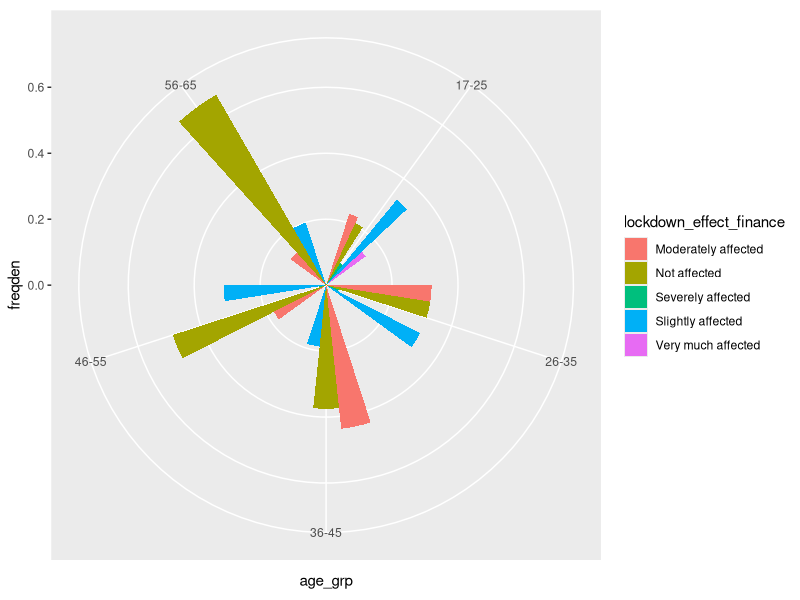
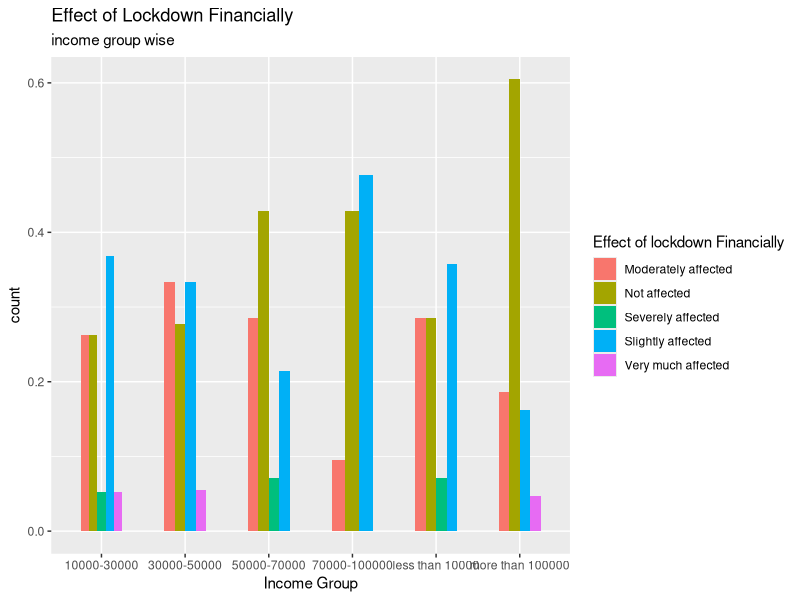
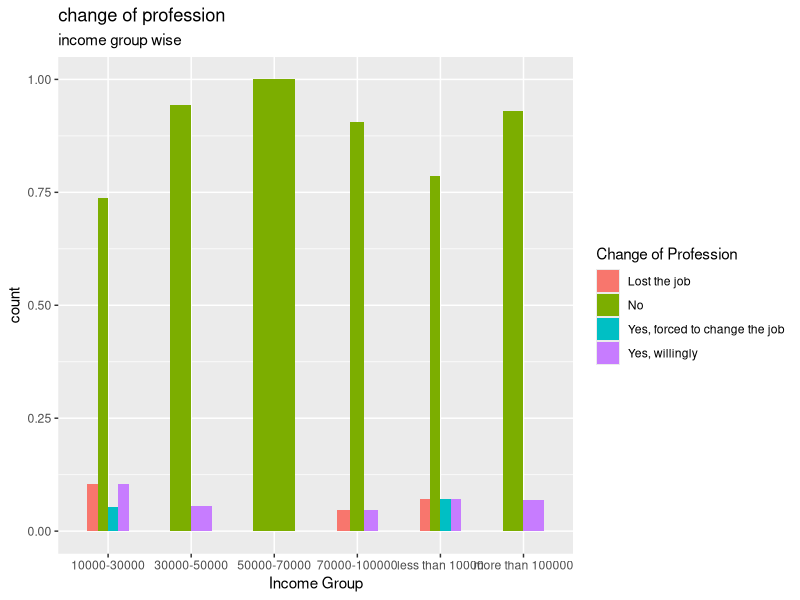
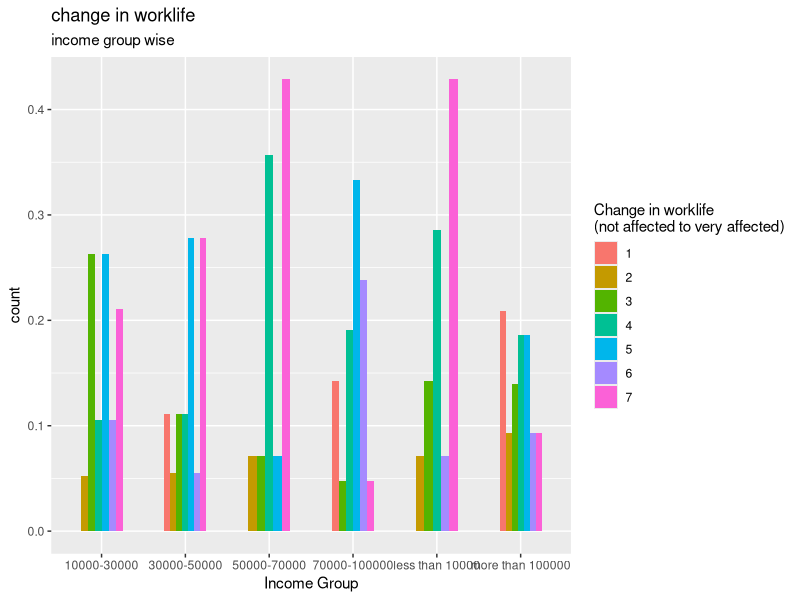
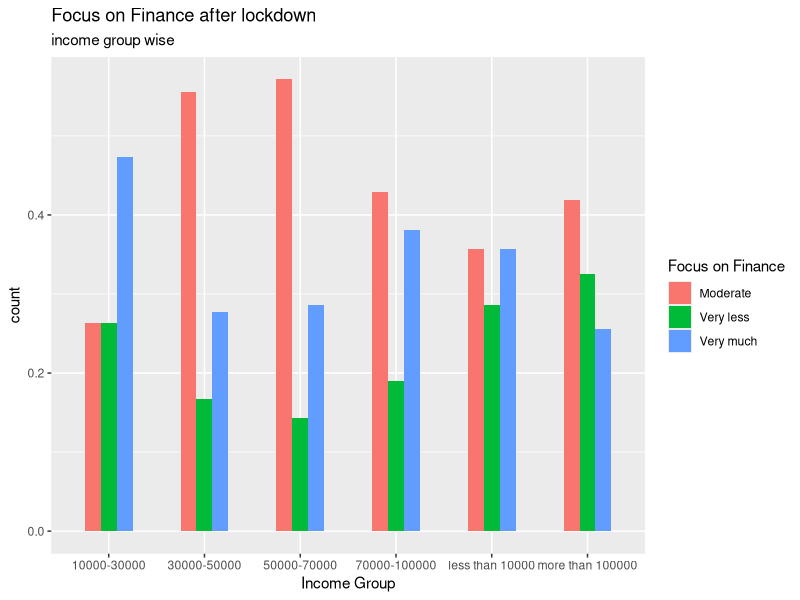
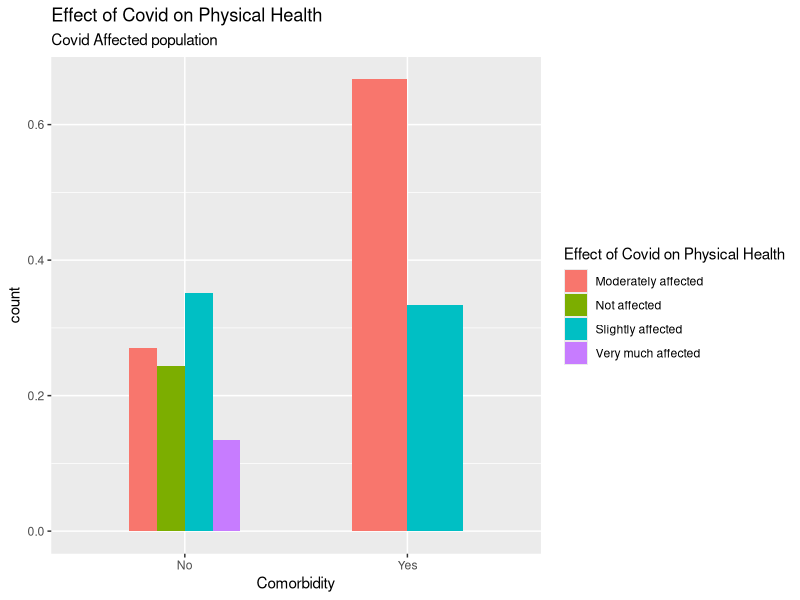
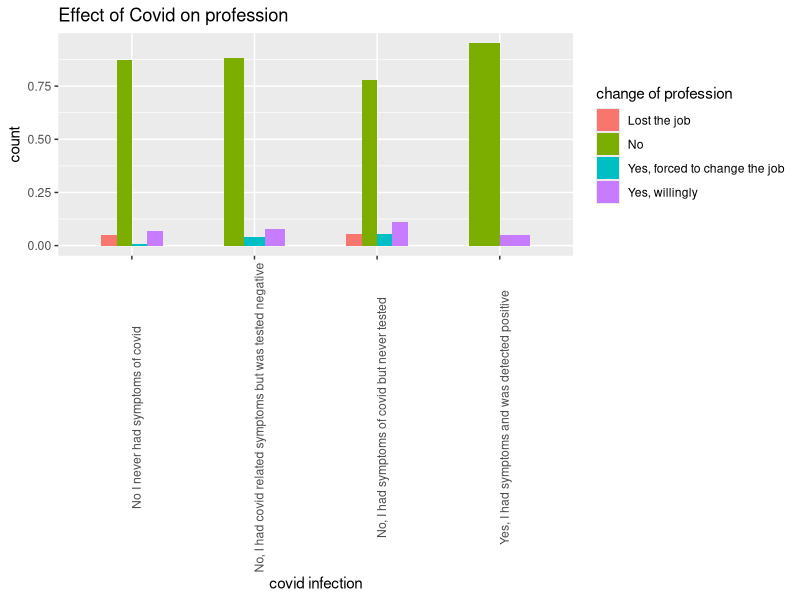

The R source for these figures, in order: (Note: this script raises an error after producing the figures.)
library(dplyr)
library(stringr)
library(ggplot2)

df1 <- read.csv("data2.csv",as.is = c(1:5),na.strings = '')


df2 <- df1[-1]
glimpse(df2)
summary(df2)
head(df2)
apply(df2,2,table)

vec1 <- c("age","gender","location","profession","income_per_month","covid_affected","vaccinated_no_of_doses",
          "lockdown_effect_finance","lockdown_effect_physically","lockdown_effect_mentally",
          "comorbidity","exercise_freq","view_on_exercise","traveling_freq_work",
          "traveling_freq_emergency","traveling_freq_vacation","covid_precautions",
          "covid_effect_on_work","profession_change","focus_on_physical_health",
          "focus_on_mental_health","focus_on_finance")
ncol(df2)
colnames(df2) <- vec1
glimpse(df2)
df2$age <- as.integer(df2$age)
table(df2$age)


df3 <- df2%>%
  mutate_at(c(3,4),tolower)
glimpse(df3)
mapply(levels,df3)



levels(df3$vaccinated_no_of_doses) <- c(0,2,1)

table(df3$location)
table(df3$profession)
glimpse(df3)
table(df3$covid_affected)
df3$covid_affected1 = df3$covid_affected
levels(df3$covid_affected1) <- c(0,0,NA,1)
df3$covid_affected1


df3$profession1 <- df3$profession

table(df3$profession1)


summary(df3$age)
df3$profession1[which(str_detect(df3$profession1,c("student|nursing|studying")))] = "student"
df3$profession1[which(str_detect(df3$profession1,c("home|house|retired|retd|graduate|no")))] = "unemployed"
df3$profession1[which(str_detect(df3$profession1,c("student|unemployed"),negate = T))] = "employed" 
table(df3$profession1)

df3 <- df3[complete.cases(df3$age),]

age_gr1 <- 17:25
age_gr2 <- 26:35
age_gr3 <- 36:45
age_gr4 <- 46:55
age_gr5 <- 56:65

group_div <- function(x){
  if(x %in% age_gr1){
    paste0("17-25")
  }else if(x %in% age_gr2){
    paste0("26-35")
  }else if(x %in% age_gr3){
    paste0("36-45")
  }else if(x %in% age_gr4){
    paste0("46-55")
  }else if(is.na(x)){
    print(NA)
  }else{
    "56-65"
  }    
}
df3$age_grp <- sapply(df3$age,group_div)





##################Q1
#age-wise effect of lockdown financially

age_count <- df3 %>% 
  group_by(age_grp) %>% 
  summarise(count= n())

age_count

df_age <- df3 %>% 
  group_by(age_grp,lockdown_effect_finance) %>% 
  summarise(count = n())
df_age

tab <- data.frame(table(df_age$age_grp))
tab

df_age$total <- rep(age_count$count,times=tab$Freq)
df_age$freqden <- df_age$count/df_age$total
names(df3)
df3$lockdown_effect_finance


ggplot(data=df_age ,aes(x= age_grp,y= freqden ,fill= lockdown_effect_finance ))+
  geom_bar(position="dodge",stat="identity",width =0.5)+coord_polar()
labs(y="Count",x="Age group",title="Effect of Lockdown Financially",
     fill= "Effect of lockdown Financially", subtitle = "Age wise")


#####################################
#Income group wise effect of lock down financially

df_fin1 <- subset(df3,profession1 != "student",select = c("income_per_month","lockdown_effect_finance"))

igrp_count <- df_fin1 %>% 
  group_by(income_per_month) %>% 
  summarise(count= n())


df_fin <- df_fin1 %>% 
  group_by(income_per_month,lockdown_effect_finance) %>% 
  summarise(count = n())

tab2 <- data.frame(table(df_fin$income_per_month))


df_fin$total <- rep(igrp_count$count,times=tab2$Freq)
df_fin$freqden <- df_fin$count/df_fin$total

ggplot(data=df_fin ,aes(x= income_per_month,y= freqden ,fill= lockdown_effect_finance ))+
  geom_bar(position="dodge",stat="identity",width =0.5)+
  labs(y="count",x="Income Group",title="Effect of Lockdown Financially",
       fill= "Effect of lockdown Financially", subtitle = "income group wise")


#####################################################
#Change of profession in every income group


df_fin2 <- subset(df3,profession1 != "student",select = c("income_per_month","profession_change"))

igrp_count <- df_fin2 %>% 
  group_by(income_per_month) %>% 
  summarise(count= n())


df_fina <- df_fin2 %>% 
  group_by(income_per_month,profession_change) %>% 
  summarise(count = n())

tab2 <- data.frame(table(df_fina$income_per_month))


df_fina$total <- rep(igrp_count$count,times=tab2$Freq)
df_fina$freqden <- df_fina$count/df_fina$total

ggplot(data=df_fina ,aes(x= income_per_month,y= freqden ,fill= profession_change ))+
  geom_bar(position="dodge",stat="identity",width =0.5)+
  labs(y="count",x="Income Group",title="change of profession",
       fill= "Change of Profession", subtitle = "income group wise")
          
          
          
  
##############################################################
#change in work life in different age groups


df_fin3 <- subset(df3,profession1 != "student",select = c("income_per_month","covid_effect_on_work"))

igrp_count <- df_fin3 %>% 
  group_by(income_per_month) %>% 
  summarise(count= n())


df_finan <- df_fin3 %>% 
  group_by(income_per_month,covid_effect_on_work) %>% 
  summarise(count = n())

tab2 <- data.frame(table(df_finan$income_per_month))

df_finan$total <- rep(igrp_count$count,times=tab2$Freq)
df_finan$freqden <- df_finan$count/df_finan$total

ggplot(data=df_finan ,aes(x= income_per_month,y= freqden ,fill= as.factor(covid_effect_on_work) ))+
  geom_bar(position="dodge",stat="identity",width =0.5)+
  labs(y="count",x="Income Group",title="change in worklife",
       fill= "Change in worklife\n(not affected to very affected)", subtitle = "income group wise")

###########################################################
#focus of people in different income groups after lockdown


df_fin4 <- subset(df3,profession1 != "student",select = c("income_per_month","focus_on_finance"))

igrp_count <- df_fin4 %>% 
  group_by(income_per_month) %>% 
  summarise(count= n())

df_fin_focus <- df_fin4 %>% 
  group_by(income_per_month,focus_on_finance) %>% 
  summarise(count = n())

tab2 <- data.frame(table(df_fin_focus$income_per_month))


df_fin_focus$total <- rep(igrp_count$count,times=tab2$Freq)
df_fin_focus$freqden <- df_fin_focus$count/df_fin_focus$total

ggplot(data=df_fin_focus ,aes(x= income_per_month,y= freqden ,fill= focus_on_finance ))+
  geom_bar(position="dodge",stat="identity",width =0.5)+
  labs(y="count",x="Income Group",title="Focus on Finance after lockdown",
       fill= "Focus on Finance", subtitle = "income group wise")


############################################################
#people who has co morbidity how their physical health is affected

                

df_covid <- subset(df3,covid_affected1 == 1 , select = c(comorbidity,lockdown_effect_physically))
df_covid <- df_covid[complete.cases(df_covid),]


comorb_count <- df_covid %>% 
  group_by(comorbidity) %>% 
  summarise(count= n())

df_covid1 <- df_covid %>% 
  group_by(comorbidity,lockdown_effect_physically) %>% 
  summarise(count = n())

tab2 <- data.frame(table(df_covid1$comorbidity))

df_covid1$total <- rep(comorb_count$count,times = c(4,2))
df_covid1$freqden <- df_covid1$count/df_covid1$total

ggplot(data=df_covid1 ,aes(x= comorbidity,y= freqden ,fill= lockdown_effect_physically ))+
  geom_bar(position="dodge",stat="identity",width =0.5)+
  labs(y="count",x="Comorbidity",title="Effect of Covid on Physical Health",
       fill= "Effect of Covid on Physical Health", subtitle = "Covid Affected population")          
          

##################################################################
#people infected with covid vs change of profession

df_covidp <- subset(df3,select = c("covid_affected","profession_change"))
df_covidp <- df_covidp[complete.cases(df_covidp),]


infected_count <- df_covidp %>% 
  group_by(covid_affected) %>% 
  summarise(count= n())


df_covid2 <- df_covidp %>% 
  group_by(covid_affected,profession_change) %>% 
  summarise(count = n())


tab2 <- data.frame(table(df_covid2$covid_affected))

df_covid2$total <- rep(infected_count$count,times = tab2$Freq)
df_covid2$freqden <- df_covid2$count/df_covid2$total


ggplot(data=df_covid2 ,aes(x= covid_affected,y= freqden ,fill= profession_change ))+
  geom_bar(position="dodge",stat="identity",width =0.5)+
  labs(y="count",x="covid infection",title="Effect of Covid on profession",
       fill= "change of profession")+
  theme(axis.text.x = element_text(angle = 90))

          
###############################################################################

##Lockdown effect on different age group
lckd$age <- cut(lckd$age,5)
levels(lckd$age) <- c("(17,27]", "(27,36]", "(36,46]", "(46, 55]", "(55,65]")

temp <- lckd[!is.na(lckd$age),]
lckd_age_physically <- temp %>% group_by(age, lockdown_effect_physically) %>% summarise(count = table(lockdown_effect_physically))
ggplot(lckd_age_physically)+
  geom_bar(aes(x = age, y = count, fill = lockdown_effect_physically), stat = "Identity", position = "dodge")+
  theme(axis.text.x = element_text(angle = 90))
#geom_text(aes(x = Age., y = count, label = count), position = position_dodge(width = 0.9))

lckd_age_financially <- temp %>% group_by(age, lockdown_effect_finance) %>% summarise(count = table(lockdown_effect_finance))
ggplot(lckd_age_financially)+
  geom_bar(aes(x = age, y = count, fill = lockdown_effect_finance), stat = "Identity", position = "dodge")+
  theme(axis.text.x = element_text(angle = 90))

lckd_age_mentally <- temp %>% group_by(age, lockdown_effect_mentally) %>% summarise(count = table(lockdown_effect_mentally))
ggplot(lckd_age_mentally)+
  geom_bar(aes(x = age, y = count, fill = lockdown_effect_mentally), stat = "Identity", position = "dodge")+
  theme(axis.text.x = element_text(angle = 90))


############################################################################
##lockdown financial effect on different income group
I1 <- select(df2, income_per_month, lockdown_effect_finance) 

I1_ <- I1 %>% group_by(income_per_month, lockdown_effect_finance) %>% summarise(count = table(lockdown_effect_finance))

ggplot(I1_) +
  geom_bar(aes(x = income_per_month, y = count, fill = lockdown_effect_finance), stat = "Identity", position = "dodge")+
  theme(axis.text.x = element_text(angle = 90))

################################################################################

################################################################################
          
## focus of people on different factors after covid age wise
focus_area <- select(df2, age, focus_on_physical_health, focus_on_mental_health, focus_on_finance)
focus_area$age <- cut(focus_area$age,5)
levels(focus_area$age) <- c("(17,27]", "(27,36]", "(36,46]", "(46, 55]", "(55,65]")

focus_area <- focus_area[!is.na(focus_area$age),]

##Focus physical health
focus_physical_health <- focus_area %>% group_by(age, focus_on_physical_health) %>% summarise(count = table(focus_on_physical_health))
focus_physical_health

ggplot(focus_physical_health) +
  geom_bar(aes(x = age, y = count, fill = focus_on_physical_health), stat = "Identity", position = "fill") +
  scale_y_continuous(labels = scales::percent_format())

##Focus Mental health
focus_mental_health <- focus_area %>% group_by(age, focus_on_mental_health) %>% summarise(count = table(focus_on_mental_health))
focus_mental_health

ggplot(focus_mental_health) +
  geom_bar(aes(x = age, y = count, fill = focus_on_mental_health), stat = "Identity", position = "fill")+
  scale_y_continuous(labels = scales::percent_format())

##Focus finance
focus_finance <- focus_area %>% group_by(age, focus_on_finance) %>% summarise(count = table(focus_on_finance))
focus_finance

ggplot(focus_finance) +
  geom_bar(aes(x = age, y = count, fill = focus_on_finance), stat = "Identity", position = "fill") +
  scale_y_continuous(labels = scales::percent_format())
##################################################################################################

##Focus_income_wise_post_covid
focus_income <- select(df2, income_per_month, focus_on_finance, focus_on_mental_health, focus_on_physical_health)
focus_income

##Mental health focus
mental_focus_income_wise <- focus_income %>% group_by(income_per_month, focus_on_mental_health) %>% summarise(count = table(focus_on_mental_health))
mental_focus_income_wise

ggplot(mental_focus_income_wise) +
  geom_bar(aes(x = income_per_month, y = count, fill = focus_on_mental_health), stat = "Identity", position = "fill") +
  scale_y_continuous(labels = scales::percent_format())

##Physical health focus
physical_focus_income_wise <- focus_income %>% group_by(income_per_month, focus_on_physical_health) %>% summarise(count = table(focus_on_physical_health))
physical_focus_income_wise

ggplot(physical_focus_income_wise) +
  geom_bar(aes(x = income_per_month, y = count, fill = focus_on_physical_health), stat = "Identity", position = "fill") +
  scale_y_continuous(labels = scales::percent_format())

##Finance focus
finance_focus_income_wise <- focus_income %>% group_by(income_per_month, focus_on_finance) %>% summarise(count = table(focus_on_finance))
finance_focus_income_wise

ggplot(finance_focus_income_wise) +
  geom_bar(aes(x = income_per_month, y = count, fill = focus_on_finance), stat = "Identity", position = "fill") +
  scale_y_continuous(labels = scales::percent_format())

#################################################################################################################

##vaccinated people vs traveling people
Vaccinated_traveling_people <- select(df2, vaccinated_no_of_doses, traveling_freq_work, traveling_freq_emergency, traveling_freq_vacation)
Vaccinated_traveling_people

##People traveling for work
work_traveling_people <- Vaccinated_traveling_people %>% group_by(vaccinated_no_of_doses, traveling_freq_work) %>% summarise(Vaccinated_vs_work_travel = table(traveling_freq_work))
work_traveling_people                                                                                                                        

ggplot(work_traveling_people) +
  geom_bar(aes(x = vaccinated_no_of_doses, y = Vaccinated_vs_work_travel, fill = traveling_freq_work), stat = "Identity", position = "fill") +
  scale_y_continuous(labels = scales::percent_format())

##People traveling for emergency
emergency_traveling_people <- Vaccinated_traveling_people %>% group_by(vaccinated_no_of_doses, traveling_freq_emergency) %>% summarise(Vaccinated_vs_emergency_travel = table(traveling_freq_emergency))
emergency_traveling_people

ggplot(emergency_traveling_people) +
  geom_bar(aes(x = vaccinated_no_of_doses, y = Vaccinated_vs_emergency_travel, fill = traveling_freq_emergency), stat = "Identity", position = "fill") +
  scale_y_continuous(labels = scales::percent_format())

##People traveling for vacation
vacation_traveling_people <- Vaccinated_traveling_people %>% group_by(vaccinated_no_of_doses, traveling_freq_vacation) %>% summarise(Vaccinated_vs_vacation_travel = table(traveling_freq_vacation))
vacation_traveling_people

ggplot(vacation_traveling_people) +
  geom_bar(aes(x = vaccinated_no_of_doses, y = Vaccinated_vs_vacation_travel, fill = traveling_freq_vacation), stat = "Identity", position = "fill") +
  scale_y_continuous(labels = scales::percent_format())

##########################################################################################################################################################

##People who dont exercise vs Their views on impact of exercise on mental health
exercise_mental_health <- df2 %>% group_by(exercise_freq, view_on_exercise) %>% summarise(Exercise_vs_effect_on_mental_health = table(view_on_exercise))
exercise_mental_health

view_of_people_impact_of_exercise <- exercise_mental_health[exercise_mental_health$exercise_freq == "Not at all",]
view_of_people_impact_of_exercise

percent <- round(100*view_of_people_who_dont_exercise$Exercise_vs_effect_on_mental_health/sum(view_of_people_who_dont_exercise$Exercise_vs_effect_on_mental_health),1)
percent <- paste0(percent, "%")

pie(view_of_people_who_dont_exercise$Exercise_vs_effect_on_mental_health, percent, col = c("Red", "Green", "Blue"), main = "% of people who dont exercise at all")
legend("topright", legend = c("May have an imapct", "doesnt have any impact", "yes it helps in mental health betterment"), cex = 0.8, fill = c("Red", "Green", "Blue"))

####################################################################################################################

##Vaccination vs Precautions people are taking
Vaccination_precautions_taken <- df2 %>% group_by(vaccinated_no_of_doses, covid_precautions) %>% summarise(people_vaccinated_vs_precautions = table(covid_precautions))
Vaccination_precautions_taken

ggplot(Vaccination_precautions_taken) +
  geom_bar(aes(x = vaccinated_no_of_doses, y = people_vaccinated_vs_precautions, fill = covid_precautions), stat = "Identity", position = "fill")+
  scale_y_continuous(labels = scales::percent_format())+
  theme(axis.text.x = element_text(angle = 90))
          
###########################################################################################################################

##Travel for emergency,work, vacation vs age
age_travel <- select(df2, age, traveling_freq_work, traveling_freq_emergency, traveling_freq_vacation)
age_travel

age_travel$age <- cut(age_travel$age,5)
levels(age_travel$age) <- c("(17,27]", "(27,36]", "(36,46]", "(46, 55]", "(55,65]")

age_travel <- age_travel[!is.na(age_travel$age),]

##Travel for work vs age
age_travel_work <- age_travel %>% group_by(age, traveling_freq_work) %>% summarise(Age_wise_work_travel = table(traveling_freq_work))
age_travel_work

ggplot(age_travel_work)+
  geom_bar(aes(x = age, y = Age_wise_work_travel, fill = traveling_freq_work), stat = "Identity", position = "fill")+
  scale_y_continuous(labels = scales::percent_format())+
  labs(x = "Age groups", y = "% of people traveling for work", title = "People traveling for work Vs. Age group")

##Travel emergency vs age
age_travel_emergency <- age_travel %>% group_by(age, traveling_freq_emergency) %>% summarise(Age_wise_emergency_travel = table(traveling_freq_emergency))
age_travel_emergency

ggplot(age_travel_emergency)+
  geom_bar(aes(x = age, y = Age_wise_emergency_travel, fill = traveling_freq_emergency), stat = "Identity", position = "fill")+
  scale_y_continuous(labels = scales::percent_format())+
  labs(x = "Age groups", y = "% of people traveling for emergency", title = "People traveling for emergency Vs. Age group")

##Travel vacation vs age 
age_travel_vacation <- age_travel %>% group_by(age, traveling_freq_vacation) %>% summarise(Age_wise_vacation_travel = table(traveling_freq_vacation))
age_travel_vacation

age_travel_vacation$percentage <- c("28.57%", "71.42%", "19.04%", "80.95%", "18.75%", "81.25%", "28.89%", "71.11%", "26.67%", "73.33%")

ggplot(age_travel_vacation)+
  geom_bar(aes(x = age, y = Age_wise_vacation_travel, fill = traveling_freq_vacation), stat = "Identity", position = "fill")+
  scale_y_continuous(labels = scales::percent_format())+
  labs(x = "Age groups", y = "% of people traveling for vacation", title = "People traveling for vacation Vs. Age group")
  #geom_text(aes(x = age, y = Age_wise_vacation_travel, fill = traveling_freq_vacation), label = age_travel_vacation$percentage, size = 4, position = position_stack(vjust = 1.1))

####################################################################################

##Travel for emergency,work, vacation vs income
income_travel <- select(df2, income_per_month, traveling_freq_work, traveling_freq_emergency, traveling_freq_vacation)
income_travel

##Travel for work vs income_per_month
income_travel_work <- income_travel %>% group_by(income_per_month, traveling_freq_work) %>% summarise(income_wise_work_travel = table(traveling_freq_work))
income_travel_work

ggplot(income_travel_work)+
  geom_bar(aes(x = income_per_month, y = income_wise_work_travel, fill = traveling_freq_work), stat = "Identity", position = "fill")+
  scale_y_continuous(labels = scales::percent_format())+
  labs(x = "income groups", y = "% of people traveling for work", title = "People traveling for work Vs. different income group")

##Travel emergency vs income_per_month
income_travel_emergency <- income_travel %>% group_by(income_per_month, traveling_freq_emergency) %>% summarise(income_wise_emergency_travel = table(traveling_freq_emergency))
income_travel_emergency

ggplot(income_travel_emergency)+
  geom_bar(aes(x = income_per_month, y = income_wise_emergency_travel, fill = traveling_freq_emergency), stat = "Identity", position = "fill")+
  scale_y_continuous(labels = scales::percent_format())+
  labs(x = "income groups", y = "% of people traveling for emergency", title = "People traveling for emergency Vs. different income group")

##Travel vacation vs income_per_month
income_travel_vacation <- income_travel %>% group_by(income_per_month, traveling_freq_vacation) %>% summarise(income_wise_vacation_travel = table(traveling_freq_vacation))
income_travel_vacation

ggplot(income_travel_vacation)+
  geom_bar(aes(x = income_per_month, y = income_wise_vacation_travel, fill = traveling_freq_vacation), stat = "Identity", position = "fill")+
  scale_y_continuous(labels = scales::percent_format())+
  labs(x = "Income groups", y = "% of people traveling for vacation", title = "People traveling for vacation Vs. different income group")


#####################################################################################################

##change of profession with mentally and finance focus
change_profession_mentally_finance_focus <- select(df2, profession_change, focus_on_mental_health, focus_on_finance)
change_profession_mentally_finance_focus

##change of profession and- finance focus
change_profession_finance_focus <- change_profession_mentally_finance_focus %>% group_by(profession_change, focus_on_finance) %>% summarise(count = table(focus_on_finance))
change_profession_finance_focus

ggplot(change_profession_finance_focus)+
  geom_bar(aes(x = profession_change, y = count, fill = focus_on_finance), stat = "identity", position = "fill")+
  scale_y_continuous(labels = scales::percent_format())+
  labs(x = "Profession change", y = "% of people focussing on finance with or without profession change", title = "People who changed their profession or not vs. focus on finance")

##change of profession and mentally focus
change_profession_mental_focus <- change_profession_mentally_finance_focus %>% group_by(profession_change, focus_on_mental_health) %>% summarise(count = table(focus_on_mental_health))
change_profession_mental_focus

ggplot(change_profession_mental_focus)+
  geom_bar(aes(x = profession_change, y = count, fill = focus_on_mental_health), stat = "identity", position = "fill")+
  scale_y_continuous(labels = scales::percent_format())+
  labs(x = "Profession change", y = "% of people focussing on mental health with or without profession change", title = "People who changed their profession or not vs. focus on mental health")

#################################################################################################################

## covid affected and precautions taken
covid_affected_precautions <- df2 %>% group_by(covid_affected, covid_precautions) %>% summarise(Count_of_precautions_taken = table(covid_precautions))
covid_affected_precautions

ggplot(covid_affected_precautions)+
  geom_bar(aes(x = covid_affected, y = Count_of_precautions_taken, fill = covid_precautions), stat = "identity", position = "fill")+
  scale_y_continuous(labels = scales::percent_format())+
  labs(x = "Covid affected or not", y = "Covid Precautions taken", title = "Covid affected vs precautions taken")+
  theme(axis.text.x = element_text(angle = 90))

###################################################################################################################################

##Exercise duration and precautions taken
Exercise_duration_precautions <- df2 %>% group_by(exercise_freq, covid_precautions) %>% summarise(count = table(covid_precautions))
Exercise_duration_precautions

ggplot(Exercise_duration_precautions)+
  geom_bar(aes(x = exercise_freq, y = count, fill = covid_precautions), stat = "identity", position = "fill")+
  scale_y_continuous(labels = scales::percent_format())+
  labs(x = "Frequency of exercise", y = "Covid Precautions taken", title = "Covid affected vs precautions taken")+
  theme(axis.text.x = element_text(angle = 90))
